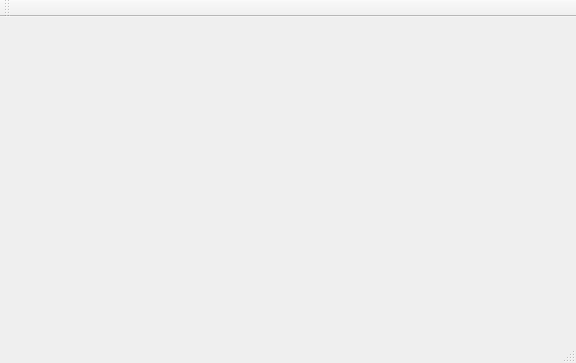
<?xml version="1.0" encoding="UTF-8"?>
<ui version="4.0">
 <class>MainWindow</class>
 <widget class="QMainWindow" name="MainWindow">
  <property name="geometry">
   <rect>
    <x>0</x>
    <y>0</y>
    <width>576</width>
    <height>363</height>
   </rect>
  </property>
  <property name="windowTitle">
   <string>MainWindow</string>
  </property>
  <widget class="QWidget" name="centralWidget"/>
  <widget class="QMenuBar" name="menuBar">
   <property name="geometry">
    <rect>
     <x>0</x>
     <y>0</y>
     <width>576</width>
     <height>20</height>
    </rect>
   </property>
  </widget>
  <widget class="QToolBar" name="mainToolBar">
   <attribute name="toolBarArea">
    <enum>TopToolBarArea</enum>
   </attribute>
   <attribute name="toolBarBreak">
    <bool>false</bool>
   </attribute>
  </widget>
  <widget class="QStatusBar" name="statusBar"/>
 </widget>
 <layoutdefault spacing="6" margin="11"/>
 <resources/>
 <connections/>
</ui>
